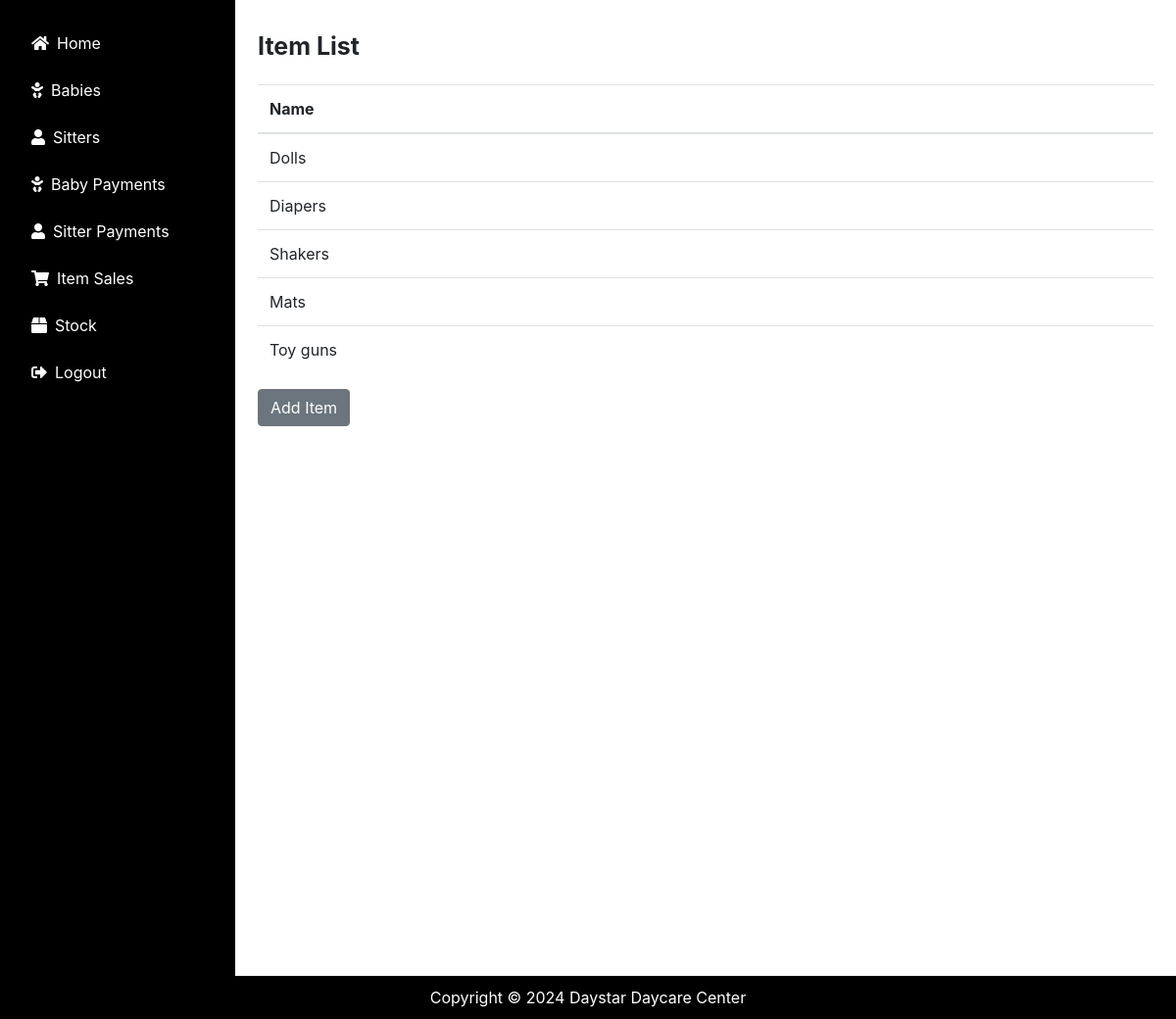
The app's page /items/ (signed in) with its own data.
### daycare/models.py (models this page shows, shortened)
class Item(models.Model):
    name = models.CharField(max_length=50, null=True, blank=True)

### daycare/views.py (the view)
# urls.py: path('items/', views.list_items, name='list_items'),
@login_required
def list_items(request):
    items = Item.objects.all()
    return render(request, 'daycare/item_list.html', {'items': items})

### daycare/templates/daycare/item_list.html (shortened to what this page needs)
{% extends 'daycare/base.html' %}
{% block content %}
<div class="container mt-4">
    <h2 style="font-size: 25px;"><b>Item List</b></h2>
    <table class="table">
        <thead>
            <tr>
                <th>Name</th>
            </tr>
        </thead>
        <tbody>
            {% for item in items %}
                <tr>
                    <td>{{ item.name }}</td>
                </tr>
            {% endfor %}
        </tbody>
    </table>
    <a href="{% url 'add_item' %}" class="btn btn-secondary">Add Item</a>
</div>
{% endblock %}

### daycare/templates/daycare/base.html (style rules this page uses)
body { margin: 0; padding-bottom: 60px; overflow-x: hidden; }

### records on screen
Item: name "Dolls"
Item: name "Diapers"
Item: name "Shakers"
Item: name "Mats"
Item: name "Toy guns"
